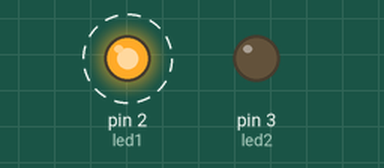
A sketch run on a simulated Arduino Uno, built with avr-gcc and run on an emulated ATmega328P. Parts: output pins drawn as LEDs (lit = HIGH). Dashed ring = blinking. At 3.4 s the program stops and its outputs stay as they are.

Above: at 0.05 s.
At 2.85 s:
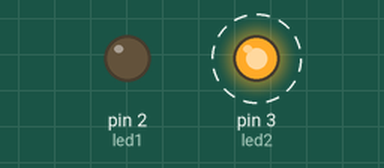
Timing chart, 0 to 3.1 s (numbered marks = the images above):
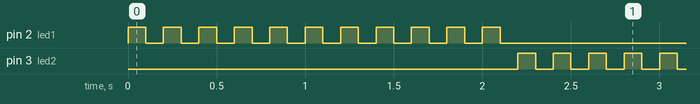

Measured:
- by itself, pin 2 (led1): alternates HIGH for 0.10 s and LOW for 0.10 s, 22 changes in all, then stays LOW
- by itself, pin 3 (led2): LOW → HIGH at 2.2 s, → LOW 0.10 s later, → HIGH 0.10 s later, → LOW 0.10 s later, … (12 changes in this stretch)

The sketch:

whileLoop.ino
```cpp
int led1=2;
int led2=3;
int i=0,j=0;
int delaytime=100;

void setup() {
  // put your setup code here, to run once:
Serial.begin(9600);
pinMode(led1,OUTPUT);
pinMode(led2,OUTPUT);
}

void loop() {
  // put your main code here, to run repeatedly:
while(i<=10){
  digitalWrite(led1,HIGH);
  delay(delaytime);
  digitalWrite(led1,LOW);
  delay(delaytime);
  i++;

  }
while(j<=5){
  digitalWrite(led2,HIGH);
  delay(delaytime);
  digitalWrite(led2,LOW);
  delay(delaytime);
  j++;
  }
  exit(0);
}
```
